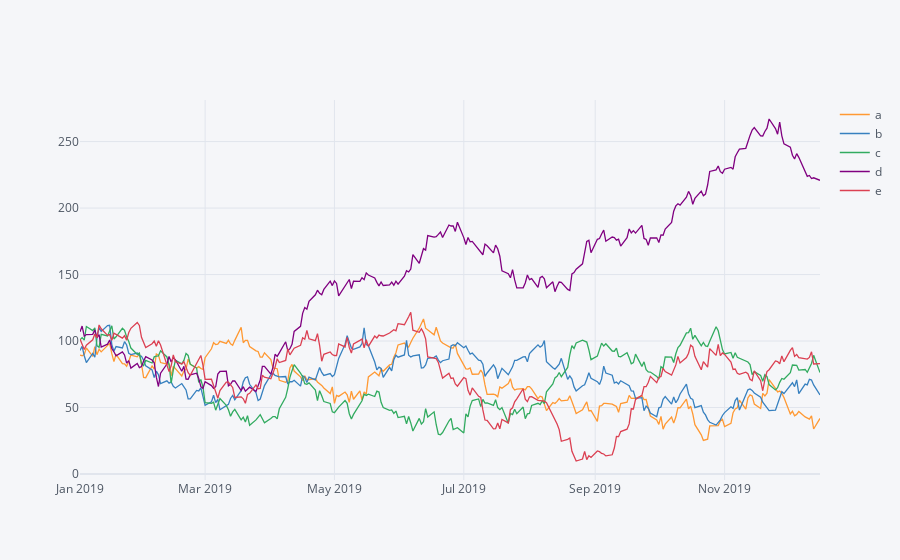

Write notebook code for a chart like this one.
### Code cell
plyo.iplot(df.iplot(asFigure=True),image='png',filename='ply_01')

### Figure 1 — Plotly figure (JSON) as saved in the notebook; plotly's stock layout.template omitted (floating-point values rounded to 4 significant figures; data arrays with more than 128 entries replaced by an {"elided": "..."} marker saying what was removed)
{"data": [{"line": {"color": "rgba(255, 153, 51, 1.0)", "dash": "solid", "shape": "linear", "width": 1.3}, "mode": "lines", "name": "a", "text": "", "type": "scatter", "x": {"elided": "250 str values"}, "y": {"elided": "250 float values"}}, {"line": {"color": "rgba(55, 128, 191, 1.0)", "dash": "solid", "shape": "linear", "width": 1.3}, "mode": "lines", "name": "b", "text": "", "type": "scatter", "x": {"elided": "250 str values"}, "y": {"elided": "250 float values"}}, {"line": {"color": "rgba(50, 171, 96, 1.0)", "dash": "solid", "shape": "linear", "width": 1.3}, "mode": "lines", "name": "c", "text": "", "type": "scatter", "x": {"elided": "250 str values"}, "y": {"elided": "250 float values"}}, {"line": {"color": "rgba(128, 0, 128, 1.0)", "dash": "solid", "shape": "linear", "width": 1.3}, "mode": "lines", "name": "d", "text": "", "type": "scatter", "x": {"elided": "250 str values"}, "y": {"elided": "250 float values"}}, {"line": {"color": "rgba(219, 64, 82, 1.0)", "dash": "solid", "shape": "linear", "width": 1.3}, "mode": "lines", "name": "e", "text": "", "type": "scatter", "x": {"elided": "250 str values"}, "y": {"elided": "250 float values"}}], "layout": {"legend": {"bgcolor": "#F5F6F9", "font": {"color": "#4D5663"}}, "paper_bgcolor": "#F5F6F9", "plot_bgcolor": "#F5F6F9", "title": {"font": {"color": "#4D5663"}}, "xaxis": {"gridcolor": "#E1E5ED", "showgrid": true, "tickfont": {"color": "#4D5663"}, "title": {"font": {"color": "#4D5663"}, "text": ""}, "zerolinecolor": "#E1E5ED"}, "yaxis": {"gridcolor": "#E1E5ED", "showgrid": true, "tickfont": {"color": "#4D5663"}, "title": {"font": {"color": "#4D5663"}, "text": ""}, "zerolinecolor": "#E1E5ED"}}}
